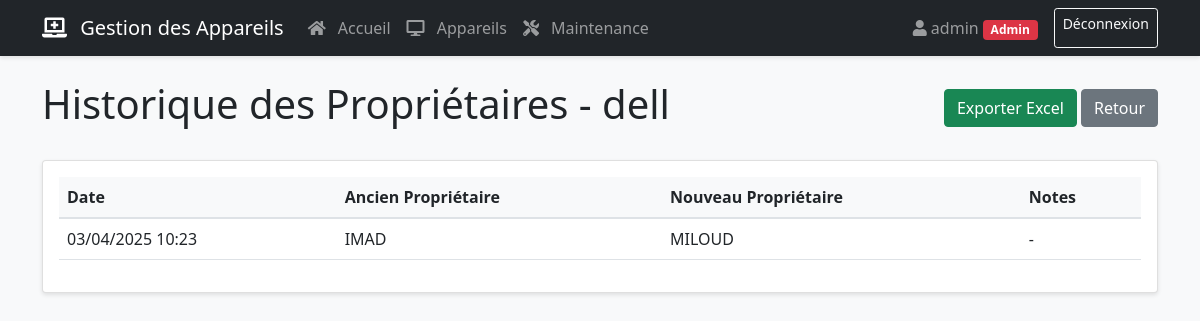
The page /device/1/ownership_history (signed in) on the database its author committed.
### app.py (models this page shows, shortened)
class User(UserMixin, db.Model):
    id = db.Column(db.Integer, primary_key=True)
    username = db.Column(db.String(80), unique=True, nullable=False)
    password = db.Column(db.String(120), nullable=False)
    is_admin = db.Column(db.Boolean, default=False)

class Device(db.Model):
    id = db.Column(db.Integer, primary_key=True)
    name = db.Column(db.String(100), nullable=False)
    type = db.Column(db.String(50), nullable=False)
    serial_number = db.Column(db.String(100), nullable=False, unique=True)
    status = db.Column(db.String(20), default='actif')
    assigned_to = db.Column(db.String(100))
    service = db.Column(db.String(100))
    department = db.Column(db.String(100))
    mac_address = db.Column(db.String(17))
    notes = db.Column(db.Text)
    maintenance_records = db.relationship('MaintenanceRecord', backref='device', lazy=True, cascade="all, delete-orphan")
    ownership_changes = db.relationship('OwnershipChange', backref='device', lazy=True, cascade="all, delete-orphan")

class OwnershipChange(db.Model):
    id = db.Column(db.Integer, primary_key=True)
    device_id = db.Column(db.Integer, db.ForeignKey('device.id'), nullable=False)
    previous_owner = db.Column(db.String(100))
    new_owner = db.Column(db.String(100))
    change_date = db.Column(db.DateTime, default=datetime.now)
    notes = db.Column(db.Text)

### app.py (the view)
@app.route('/device/<int:device_id>/ownership_history')
@login_required
def ownership_history(device_id):
    device = Device.query.get_or_404(device_id)
    ownership_changes = OwnershipChange.query.filter_by(device_id=device_id).order_by(OwnershipChange.change_date.desc()).all()
    return render_template('ownership_history.html', **locals())

### app.py (called while the page is built)
@login_manager.user_loader
def load_user(user_id):
    return User.query.get(int(user_id))

@app.context_processor
def utility_processor():
    from datetime import datetime
    return {
        'now': datetime.now
    }

### templates/ownership_history.html (shortened to what this page needs)
{% extends "base.html" %}
{% block content %}
<div class="d-flex justify-content-between align-items-center mb-4">
    <h1>Historique des Propriétaires - {{ device.name }}</h1>
    <div>
        <a href="{{ url_for('export_ownership_history', device_id=device.id) }}" class="btn btn-success">Exporter Excel</a>
        <a href="{{ url_for('device_details', device_id=device.id) }}" class="btn btn-secondary">Retour</a>
    </div>
</div>
<div class="card">
    <div class="card-body">
        <div class="table-responsive">
            <table class="table table-hover">
                <thead>
                    <tr>
                        <th>Date</th>
                        <th>Ancien Propriétaire</th>
                        <th>Nouveau Propriétaire</th>
                        <th>Notes</th>
                    </tr>
                </thead>
                <tbody>
                    {% for change in ownership_changes %}
                    <tr>
                        <td>{{ change.change_date.strftime('%d/%m/%Y %H:%M') }}</td>
                        <td>{{ change.previous_owner }}</td>
                        <td>{{ change.new_owner }}</td>
                        <td>{{ change.notes or '-' }}</td>
                    </tr>
                    {% endfor %}
                </tbody>
            </table>
        </div>
    </div>
</div>
{% endblock %}

### templates/base.html (shortened to what this page needs)
<!DOCTYPE html>
<html lang="fr">
<head>
    <link href="https://cdn.jsdelivr.net/npm/bootstrap@5.1.3/dist/css/bootstrap.min.css" rel="stylesheet">
    <link rel="stylesheet" href="{{ url_for('static', filename='css/style.css') }}">
    <link rel="stylesheet" href="https://cdnjs.cloudflare.com/ajax/libs/font-awesome/5.15.4/css/all.min.css">
</head>
<body>
    <nav class="navbar navbar-expand-lg navbar-dark bg-dark sticky-top">
        <div class="container">
            <a class="navbar-brand" href="{{ url_for('index') }}">
                <i class="fas fa-laptop-medical"></i> Gestion des Appareils
            </a>
            <div class="collapse navbar-collapse" id="navbarNav">
                <ul class="navbar-nav me-auto">
                    <li class="nav-item">
                        <a class="nav-link {{ 'active' if request.endpoint == 'index' }}" href="{{ url_for('index') }}">
                            <i class="fas fa-home"></i> Accueil
                        </a>
                    </li>
                    <li class="nav-item">
                        <a class="nav-link {{ 'active' if request.endpoint == 'devices' }}" href="{{ url_for('devices') }}">
                            <i class="fas fa-desktop"></i> Appareils
                        </a>
                    </li>
                    <li class="nav-item">
                        <a class="nav-link {{ 'active' if request.endpoint == 'maintenance' }}" href="{{ url_for('maintenance') }}">
                            <i class="fas fa-tools"></i> Maintenance
                        </a>
                    </li>
                </ul>
                <div class="d-flex">
                    {% if current_user.is_authenticated %}
                        <span class="navbar-text me-3">
                            <i class="fas fa-user"></i>
                            {{ current_user.username }}
                            {% if current_user.is_admin %}
                                <span class="badge bg-danger">Admin</span>
                            {% endif %}
                        </span>
                        <a href="{{ url_for('logout') }}" class="btn btn-outline-light btn-sm">Déconnexion</a>
                    {% else %}
                        <a href="{{ url_for('login') }}" class="btn btn-outline-light btn-sm">Connexion</a>
                    {% endif %}
                </div>
            </div>
        </div>
    </nav>
    <div class="container mt-4">
        {% block content %}{% endblock %}
    </div>
</body>
</html>

### static/css/style.css (style rules this page uses)
body { background-color: #f8f9fa; }
.card { margin-bottom: 20px; box-shadow: 0 2px 4px rgba(0,0,0,0.1); transition: all 0.3s; }
.btn { transition: all 0.3s; }
.table tbody tr { transition: all 0.2s; }
.navbar { box-shadow: 0 2px 4px rgba(0,0,0,0.1); }
.navbar-brand i, .nav-link i { margin-right: 0.5rem; }
.table th { background-color: #f8f9fa; border-bottom: 2px solid #dee2e6; }

### rows shown on the page
User: username "admin"
Device: name "dell"
OwnershipChange: change_date "03/04/2025 10:23", previous_owner "IMAD", new_owner "MILOUD", notes "-"
